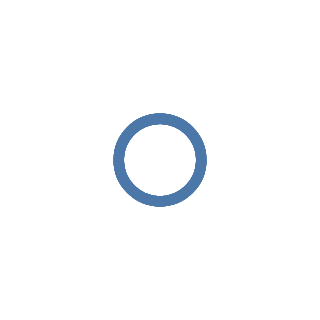

Specify this chart in Vega-Lite:
### Vega specification from a JSON file in a GitHub repository (floating-point values rounded to 4 significant figures)
{"$schema": "http://vega.github.io/schema/vega/v3.0.json", "autosize": "pad", "padding": 5, "data": [{"name": "source_0", "values": [{"a": "C", "b": 2}, {"a": "C", "b": 7}, {"a": "C", "b": 4}, {"a": "D", "b": 1}, {"a": "D", "b": 2}, {"a": "D", "b": 6}, {"a": "E", "b": 8}, {"a": "E", "b": 4}, {"a": "E", "b": 7}], "format": {"type": "json"}}], "signals": [{"name": "width", "update": "21"}, {"name": "height", "update": "21"}, {"name": "unit", "value": {}, "on": [{"events": "mousemove", "update": "group()._id ? group() : unit"}]}], "marks": [{"name": "nested_main_group", "type": "group", "encode": {"update": {"width": {"signal": "width"}, "height": {"signal": "height"}}}, "marks": [{"name": "marks", "type": "symbol", "role": "point", "from": {"data": "source_0"}, "encode": {"update": {"x": {"value": 10.5}, "y": {"value": 10.5}, "stroke": {"value": "#4c78a8"}, "fill": {"value": "transparent"}, "opacity": {"value": 0.7}}}}]}]}
